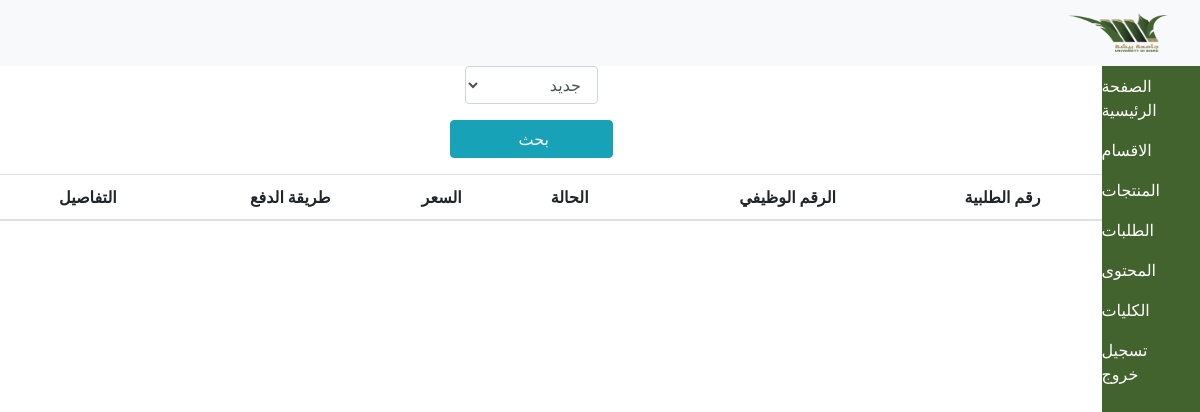
Before: /admin/orders.php with the older database file.
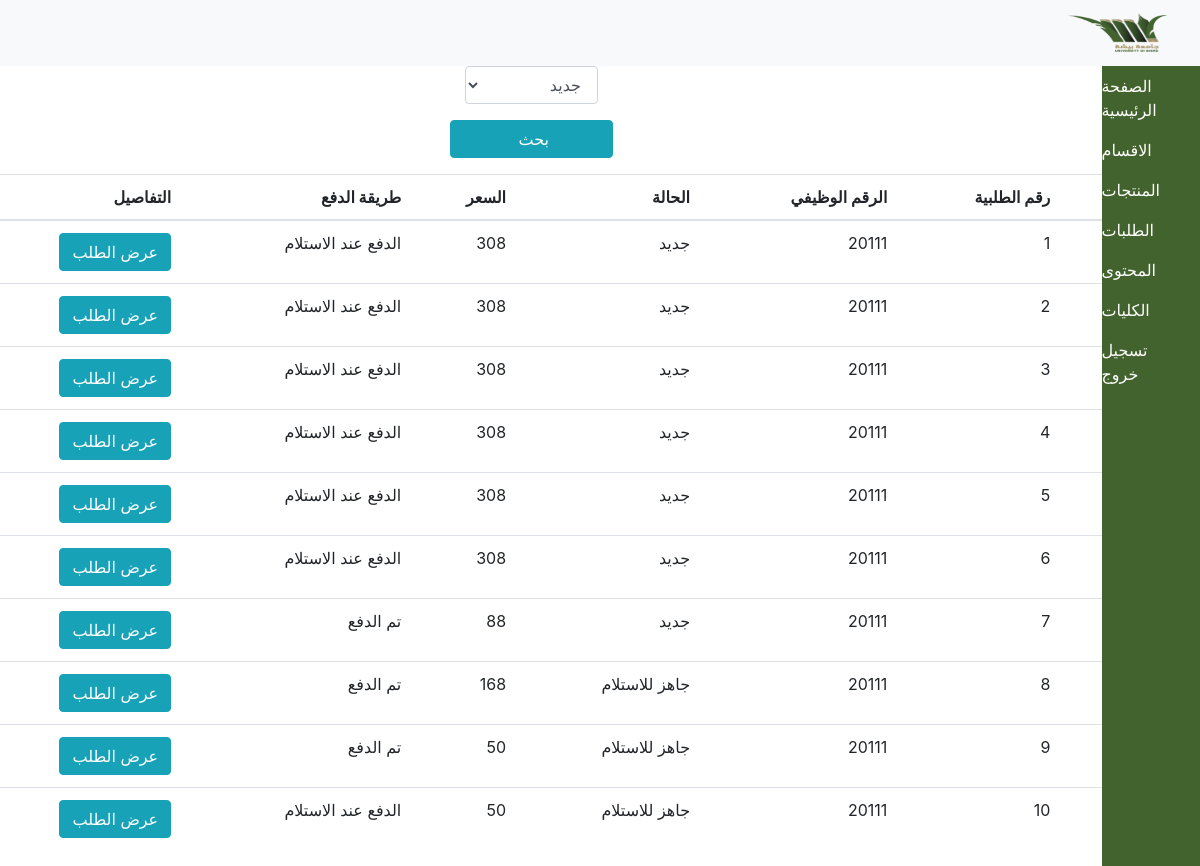
After: the same page with the newer database file.
### tables this page shows
CREATE TABLE `bill` (
  `id` int(11) NOT NULL,
  `total` varchar(200) NOT NULL,
  `payway` varchar(200) NOT NULL,
  `residual` varchar(40) NOT NULL,
  `email` varchar(200) NOT NULL,
  `totalpay` int(11) NOT NULL,
  `status` varchar(50) NOT NULL
);

### controller/DB.php (called while the page is built, shortened)
<?php
class DB{
    public function __construct(){
        $this->db=new PDO("mysql:host=localhost;dbname=besh","root","");
    }
}

### controller/Admin.php (called while the page is built, shortened)
<?php
require 'DB.php';
class Admin extends DB{
    private $db_admin;
    public function __construct(){
        $this->db_admin=$this->db;
    }
    public function getorders($ids=0){
        if($ids==0){
            $sql=$this->db_admin->prepare("SELECT * FROM bill");
            $sql->execute();
            return $sql;
        }
        else if($ids==1){
        }
        else if ($ids==2){
        }
    }
}

### admin/orders.php (the view, shortened to what this page needs)
<?php
require '../controller/Admin.php';
$adm=new Admin();
$orders=$adm->getorders();
?>
<html>
<head>
    <link rel="stylesheet" href="https://cdn.jsdelivr.net/npm/bootstrap@4.5.3/dist/css/bootstrap.min.css">
    <link rel="stylesheet" href="../css/style.css" type="text/css">
</head>
<body dir="rtl">
<nav class="navbar navbar-expand-lg navbar-light bg-light">
    <a class="navbar-brand" href="#">
        <img src="../bais.png" height="40px" width="100px">
    </a>
</nav>
<div class="wrapper d-flex">
    <div class="sideMenu">
        <div class="sidebar">
            <ul class="navbar-nav">
                <li class="nav-item">
                    <a href="index.php" class="nav-link">الصفحة الرئيسية</a>
                </li>
                <li class="nav-item">
                    <a href="depart.php" class="nav-link">الاقسام</a>
                </li>
                <li class="nav-item">
                    <a href="produ.php" class="nav-link">المنتجات</a>
                </li>
                <li class="nav-item">
                    <a href="orders.php" class="nav-link">الطلبات</a>
                </li>
                <li class="nav-item">
                    <a href="contact.php" class="nav-link">المحتوى</a>
                </li>
                <li class="nav-item">
                    <a href="addColloeg.php" class="nav-link">الكليات</a>
                </li>
                <li class="nav-item">
                    <a href="../logout.php" class="nav-link">تسجيل خروج</a>
                </li>
            </ul>
        </div>
    </div>
    <div class="contcat">
        <div class="container">
            <div class="row justify-content-center">
                <div>
                    <form>
                        <div class="form-group">
                            <div class="col-12">
                                <select name="stu" class="form-control">
                                    <option>جديد</option>
                                </select>
                            </div>
                        </div>
                        <div class="form-group">
                            <input type="submit" class="btn btn-info btn-block" value="بحث ">
                        </div>
                    </form>
                </div>
                <table class="table">
                    <thead>
                    <tr>
                        <th></th>
                        <th>رقم الطلبية</th>
                        <th>الرقم الوظيفي</th>
                        <th>الحالة</th>
                        <th>السعر</th>
                        <th>طريقة الدفع </th>
                       <th>التفاصيل </th>
                    </tr>
                    </thead>
                    <tbody>
                    <?php
                    foreach ($orders as $ord){
                        $stu='';
                        $pay='';
                        if($ord['status']=='newOrder'||$ord['status']==''){
                            $stu='جديد';
                        }
                        else{
                            $stu="جاهز للاستلام ";
                        }
                        if($ord['payway']==1){
                            $pay="الدفع عند الاستلام ";
                        }
                        else{
                            $pay="تم الدفع ";
                        }
                        echo '
                        <tr>
                         <td></td>
                         <td>'.$ord['id'].'</td>
                         <td>'.$ord['email'].'</td>
                         <td>'.$stu.'</td>
                         <td>'.$ord['total'].'</td>
                         <td>'.$pay.'</td>
                         <td><a href="dets.php?id='.$ord['id'].'" class="btn btn-info">عرض الطلب </a> </td>
</tr>
                         ';
                    }
                    ?>
                    </tbody>
            </div>
        </div>
    </div>
</div>
</body>
</html>

Changed rows visible on the page:
added bill: id "1", email "20111", status "جديد", total "308", payway "الدفع عند الاستلام"
added bill: id "2", email "20111", status "جديد", total "308", payway "الدفع عند الاستلام"
added bill: id "3", email "20111", status "جديد", total "308", payway "الدفع عند الاستلام"
added bill: id "4", email "20111", status "جديد", total "308", payway "الدفع عند الاستلام"
added bill: id "5", email "20111", status "جديد", total "308", payway "الدفع عند الاستلام"
added bill: id "6", email "20111", status "جديد", total "308", payway "الدفع عند الاستلام"
added bill: id "7", email "20111", status "جديد", total "88", payway "تم الدفع"
added bill: id "8", email "20111", status "جاهز للاستلام", total "168", payway "تم الدفع"
added bill: id "9", email "20111", status "جاهز للاستلام", total "50", payway "تم الدفع"
added bill: id "10", email "20111", status "جاهز للاستلام", total "50", payway "الدفع عند الاستلام"
